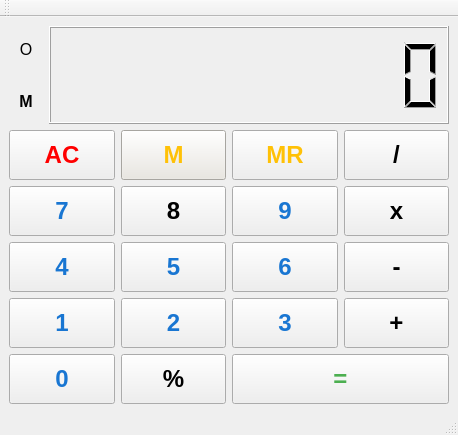
<?xml version="1.0" encoding="UTF-8"?>
<ui version="4.0">
 <class>MainWindow</class>
 <widget class="QMainWindow" name="MainWindow">
  <property name="enabled">
   <bool>true</bool>
  </property>
  <property name="geometry">
   <rect>
    <x>0</x>
    <y>0</y>
    <width>458</width>
    <height>435</height>
   </rect>
  </property>
  <property name="maximumSize">
   <size>
    <width>458</width>
    <height>450</height>
   </size>
  </property>
  <property name="font">
   <font>
    <family>MS Gothic</family>
   </font>
  </property>
  <property name="windowTitle">
   <string>Calculator</string>
  </property>
  <property name="styleSheet">
   <string notr="true">background: &quot;#f0f1f4&quot;</string>
  </property>
  <widget class="QWidget" name="centralwidget">
   <property name="sizePolicy">
    <sizepolicy hsizetype="Maximum" vsizetype="Fixed">
     <horstretch>0</horstretch>
     <verstretch>0</verstretch>
    </sizepolicy>
   </property>
   <layout class="QVBoxLayout" name="verticalLayout_2">
    <item>
     <layout class="QHBoxLayout" name="horizontalLayout">
      <item>
       <layout class="QVBoxLayout" name="verticalLayout">
        <item>
         <widget class="QLabel" name="label_operant">
          <property name="sizePolicy">
           <sizepolicy hsizetype="Fixed" vsizetype="Preferred">
            <horstretch>0</horstretch>
            <verstretch>0</verstretch>
           </sizepolicy>
          </property>
          <property name="minimumSize">
           <size>
            <width>30</width>
            <height>0</height>
           </size>
          </property>
          <property name="maximumSize">
           <size>
            <width>70</width>
            <height>50</height>
           </size>
          </property>
          <property name="font">
           <font>
            <family>Tahoma</family>
            <pointsize>12</pointsize>
            <weight>50</weight>
            <bold>false</bold>
           </font>
          </property>
          <property name="layoutDirection">
           <enum>Qt::RightToLeft</enum>
          </property>
          <property name="text">
           <string>O</string>
          </property>
          <property name="alignment">
           <set>Qt::AlignCenter</set>
          </property>
         </widget>
        </item>
        <item>
         <widget class="QLabel" name="label_memory">
          <property name="sizePolicy">
           <sizepolicy hsizetype="Fixed" vsizetype="Preferred">
            <horstretch>0</horstretch>
            <verstretch>0</verstretch>
           </sizepolicy>
          </property>
          <property name="minimumSize">
           <size>
            <width>30</width>
            <height>0</height>
           </size>
          </property>
          <property name="maximumSize">
           <size>
            <width>70</width>
            <height>50</height>
           </size>
          </property>
          <property name="font">
           <font>
            <family>Tahoma</family>
            <pointsize>12</pointsize>
            <weight>75</weight>
            <bold>true</bold>
            <strikeout>false</strikeout>
           </font>
          </property>
          <property name="text">
           <string>M</string>
          </property>
          <property name="alignment">
           <set>Qt::AlignCenter</set>
          </property>
         </widget>
        </item>
       </layout>
      </item>
      <item>
       <widget class="QLCDNumber" name="lcdNumber">
        <property name="sizePolicy">
         <sizepolicy hsizetype="Maximum" vsizetype="Maximum">
          <horstretch>0</horstretch>
          <verstretch>0</verstretch>
         </sizepolicy>
        </property>
        <property name="minimumSize">
         <size>
          <width>400</width>
          <height>80</height>
         </size>
        </property>
        <property name="maximumSize">
         <size>
          <width>600</width>
          <height>100</height>
         </size>
        </property>
        <property name="lineWidth">
         <number>1</number>
        </property>
        <property name="digitCount">
         <number>10</number>
        </property>
       </widget>
      </item>
     </layout>
    </item>
    <item>
     <layout class="QGridLayout" name="gridLayout">
      <item row="0" column="0">
       <widget class="QPushButton" name="btn_ac">
        <property name="enabled">
         <bool>true</bool>
        </property>
        <property name="minimumSize">
         <size>
          <width>0</width>
          <height>50</height>
         </size>
        </property>
        <property name="font">
         <font>
          <family>Tahoma</family>
          <pointsize>18</pointsize>
          <weight>75</weight>
          <bold>true</bold>
         </font>
        </property>
        <property name="cursor">
         <cursorShape>ArrowCursor</cursorShape>
        </property>
        <property name="styleSheet">
         <string notr="true">color:rgb(255, 0, 0);
background:&quot;#fbc11a&quot;
</string>
        </property>
        <property name="text">
         <string>AC</string>
        </property>
        <property name="shortcut">
         <string>Backspace</string>
        </property>
       </widget>
      </item>
      <item row="0" column="1">
       <widget class="QPushButton" name="btn_m">
        <property name="minimumSize">
         <size>
          <width>0</width>
          <height>50</height>
         </size>
        </property>
        <property name="font">
         <font>
          <family>Tahoma</family>
          <pointsize>18</pointsize>
          <weight>75</weight>
          <bold>true</bold>
         </font>
        </property>
        <property name="styleSheet">
         <string notr="true">QPushButton {
   color: #FFC107;
	background:#eae7e0
}</string>
        </property>
        <property name="text">
         <string>M</string>
        </property>
        <property name="shortcut">
         <string>M</string>
        </property>
       </widget>
      </item>
      <item row="0" column="2">
       <widget class="QPushButton" name="btn_mr">
        <property name="minimumSize">
         <size>
          <width>0</width>
          <height>50</height>
         </size>
        </property>
        <property name="font">
         <font>
          <family>Tahoma</family>
          <pointsize>18</pointsize>
          <weight>75</weight>
          <bold>true</bold>
         </font>
        </property>
        <property name="styleSheet">
         <string notr="true">QPushButton {
   color: #FFC107;
	background:&quot;#eae7e0&quot;;
}</string>
        </property>
        <property name="text">
         <string>MR</string>
        </property>
        <property name="shortcut">
         <string>Ctrl+M</string>
        </property>
       </widget>
      </item>
      <item row="0" column="3">
       <widget class="QPushButton" name="btn_div">
        <property name="minimumSize">
         <size>
          <width>0</width>
          <height>50</height>
         </size>
        </property>
        <property name="font">
         <font>
          <family>Tahoma</family>
          <pointsize>18</pointsize>
          <weight>75</weight>
          <bold>true</bold>
         </font>
        </property>
        <property name="text">
         <string>/</string>
        </property>
        <property name="shortcut">
         <string>/</string>
        </property>
       </widget>
      </item>
      <item row="1" column="0">
       <widget class="QPushButton" name="btn7">
        <property name="minimumSize">
         <size>
          <width>0</width>
          <height>50</height>
         </size>
        </property>
        <property name="font">
         <font>
          <family>Tahoma</family>
          <pointsize>18</pointsize>
          <weight>75</weight>
          <bold>true</bold>
         </font>
        </property>
        <property name="styleSheet">
         <string notr="true">QPushButton {
color: #1976D2;
}</string>
        </property>
        <property name="text">
         <string>7</string>
        </property>
        <property name="shortcut">
         <string>7</string>
        </property>
       </widget>
      </item>
      <item row="1" column="1">
       <widget class="QPushButton" name="btn8">
        <property name="minimumSize">
         <size>
          <width>0</width>
          <height>50</height>
         </size>
        </property>
        <property name="font">
         <font>
          <family>Tahoma</family>
          <pointsize>18</pointsize>
          <weight>75</weight>
          <bold>true</bold>
         </font>
        </property>
        <property name="autoFillBackground">
         <bool>false</bool>
        </property>
        <property name="styleSheet">
         <string notr="true">color:&quot;#1976D2&quot;;
</string>
        </property>
        <property name="text">
         <string>8</string>
        </property>
        <property name="shortcut">
         <string>8</string>
        </property>
       </widget>
      </item>
      <item row="1" column="2">
       <widget class="QPushButton" name="btn9">
        <property name="minimumSize">
         <size>
          <width>0</width>
          <height>50</height>
         </size>
        </property>
        <property name="font">
         <font>
          <family>Tahoma</family>
          <pointsize>18</pointsize>
          <weight>75</weight>
          <bold>true</bold>
         </font>
        </property>
        <property name="styleSheet">
         <string notr="true">QPushButton {
color: #1976D2;
}</string>
        </property>
        <property name="text">
         <string>9</string>
        </property>
        <property name="shortcut">
         <string>9</string>
        </property>
       </widget>
      </item>
      <item row="1" column="3">
       <widget class="QPushButton" name="btn_mult">
        <property name="minimumSize">
         <size>
          <width>0</width>
          <height>50</height>
         </size>
        </property>
        <property name="font">
         <font>
          <family>Tahoma</family>
          <pointsize>18</pointsize>
          <weight>75</weight>
          <bold>true</bold>
         </font>
        </property>
        <property name="text">
         <string>x</string>
        </property>
        <property name="shortcut">
         <string>*</string>
        </property>
       </widget>
      </item>
      <item row="2" column="0">
       <widget class="QPushButton" name="btn4">
        <property name="minimumSize">
         <size>
          <width>0</width>
          <height>50</height>
         </size>
        </property>
        <property name="font">
         <font>
          <family>Tahoma</family>
          <pointsize>18</pointsize>
          <weight>75</weight>
          <bold>true</bold>
         </font>
        </property>
        <property name="styleSheet">
         <string notr="true">QPushButton {
color: #1976D2;
}</string>
        </property>
        <property name="text">
         <string>4</string>
        </property>
       </widget>
      </item>
      <item row="2" column="1">
       <widget class="QPushButton" name="btn5">
        <property name="minimumSize">
         <size>
          <width>0</width>
          <height>50</height>
         </size>
        </property>
        <property name="font">
         <font>
          <family>Tahoma</family>
          <pointsize>18</pointsize>
          <weight>75</weight>
          <bold>true</bold>
         </font>
        </property>
        <property name="styleSheet">
         <string notr="true">QPushButton {
color: #1976D2;
}</string>
        </property>
        <property name="text">
         <string>5</string>
        </property>
        <property name="shortcut">
         <string>5</string>
        </property>
       </widget>
      </item>
      <item row="2" column="2">
       <widget class="QPushButton" name="btn6">
        <property name="minimumSize">
         <size>
          <width>0</width>
          <height>50</height>
         </size>
        </property>
        <property name="font">
         <font>
          <family>Tahoma</family>
          <pointsize>18</pointsize>
          <weight>75</weight>
          <bold>true</bold>
         </font>
        </property>
        <property name="styleSheet">
         <string notr="true">QPushButton {
color: #1976D2;
}</string>
        </property>
        <property name="text">
         <string>6</string>
        </property>
        <property name="shortcut">
         <string>6</string>
        </property>
       </widget>
      </item>
      <item row="2" column="3">
       <widget class="QPushButton" name="btn_sub">
        <property name="minimumSize">
         <size>
          <width>0</width>
          <height>50</height>
         </size>
        </property>
        <property name="font">
         <font>
          <family>Tahoma</family>
          <pointsize>18</pointsize>
          <weight>75</weight>
          <bold>true</bold>
         </font>
        </property>
        <property name="text">
         <string>-</string>
        </property>
        <property name="shortcut">
         <string>-</string>
        </property>
       </widget>
      </item>
      <item row="3" column="0">
       <widget class="QPushButton" name="btn1">
        <property name="minimumSize">
         <size>
          <width>0</width>
          <height>50</height>
         </size>
        </property>
        <property name="font">
         <font>
          <family>Tahoma</family>
          <pointsize>18</pointsize>
          <weight>75</weight>
          <bold>true</bold>
         </font>
        </property>
        <property name="styleSheet">
         <string notr="true">QPushButton {
color: #1976D2;
}</string>
        </property>
        <property name="text">
         <string>1</string>
        </property>
       </widget>
      </item>
      <item row="3" column="1">
       <widget class="QPushButton" name="btn2">
        <property name="minimumSize">
         <size>
          <width>0</width>
          <height>50</height>
         </size>
        </property>
        <property name="font">
         <font>
          <family>Tahoma</family>
          <pointsize>18</pointsize>
          <weight>75</weight>
          <bold>true</bold>
         </font>
        </property>
        <property name="styleSheet">
         <string notr="true">QPushButton {
color: #1976D2;
}</string>
        </property>
        <property name="text">
         <string>2</string>
        </property>
        <property name="shortcut">
         <string>2</string>
        </property>
       </widget>
      </item>
      <item row="3" column="2">
       <widget class="QPushButton" name="btn3">
        <property name="minimumSize">
         <size>
          <width>0</width>
          <height>50</height>
         </size>
        </property>
        <property name="font">
         <font>
          <family>Tahoma</family>
          <pointsize>18</pointsize>
          <weight>75</weight>
          <bold>true</bold>
         </font>
        </property>
        <property name="styleSheet">
         <string notr="true">QPushButton {
color: #1976D2;
}</string>
        </property>
        <property name="text">
         <string>3</string>
        </property>
        <property name="shortcut">
         <string>3</string>
        </property>
       </widget>
      </item>
      <item row="3" column="3">
       <widget class="QPushButton" name="btn_sum">
        <property name="sizePolicy">
         <sizepolicy hsizetype="Minimum" vsizetype="Preferred">
          <horstretch>0</horstretch>
          <verstretch>0</verstretch>
         </sizepolicy>
        </property>
        <property name="minimumSize">
         <size>
          <width>0</width>
          <height>50</height>
         </size>
        </property>
        <property name="font">
         <font>
          <family>Tahoma</family>
          <pointsize>18</pointsize>
          <weight>75</weight>
          <bold>true</bold>
         </font>
        </property>
        <property name="text">
         <string>+</string>
        </property>
        <property name="shortcut">
         <string>+</string>
        </property>
       </widget>
      </item>
      <item row="4" column="0">
       <widget class="QPushButton" name="btn0">
        <property name="minimumSize">
         <size>
          <width>0</width>
          <height>50</height>
         </size>
        </property>
        <property name="font">
         <font>
          <family>Tahoma</family>
          <pointsize>18</pointsize>
          <weight>75</weight>
          <bold>true</bold>
         </font>
        </property>
        <property name="styleSheet">
         <string notr="true">QPushButton {
color: #1976D2;
}</string>
        </property>
        <property name="text">
         <string>0</string>
        </property>
        <property name="shortcut">
         <string>0</string>
        </property>
       </widget>
      </item>
      <item row="4" column="1">
       <widget class="QPushButton" name="btn_pro">
        <property name="minimumSize">
         <size>
          <width>0</width>
          <height>50</height>
         </size>
        </property>
        <property name="font">
         <font>
          <family>Tahoma</family>
          <pointsize>18</pointsize>
          <weight>75</weight>
          <bold>true</bold>
         </font>
        </property>
        <property name="text">
         <string>%</string>
        </property>
        <property name="shortcut">
         <string>Ctrl+5</string>
        </property>
       </widget>
      </item>
      <item row="4" column="2" colspan="2">
       <widget class="QPushButton" name="btn_equal">
        <property name="minimumSize">
         <size>
          <width>0</width>
          <height>50</height>
         </size>
        </property>
        <property name="font">
         <font>
          <family>Tahoma</family>
          <pointsize>18</pointsize>
          <weight>75</weight>
          <bold>true</bold>
         </font>
        </property>
        <property name="styleSheet">
         <string notr="true">QPushButton {
color: #4CAF50;
}</string>
        </property>
        <property name="text">
         <string>=</string>
        </property>
        <property name="shortcut">
         <string>=</string>
        </property>
       </widget>
      </item>
     </layout>
    </item>
   </layout>
  </widget>
  <widget class="QMenuBar" name="menubar">
   <property name="geometry">
    <rect>
     <x>0</x>
     <y>0</y>
     <width>458</width>
     <height>21</height>
    </rect>
   </property>
  </widget>
  <widget class="QStatusBar" name="statusbar"/>
  <widget class="QToolBar" name="toolBar">
   <property name="windowTitle">
    <string>toolBar</string>
   </property>
   <attribute name="toolBarArea">
    <enum>TopToolBarArea</enum>
   </attribute>
   <attribute name="toolBarBreak">
    <bool>false</bool>
   </attribute>
  </widget>
  <action name="actionkkk">
   <property name="text">
    <string>kkk</string>
   </property>
  </action>
 </widget>
 <resources/>
 <connections/>
</ui>
